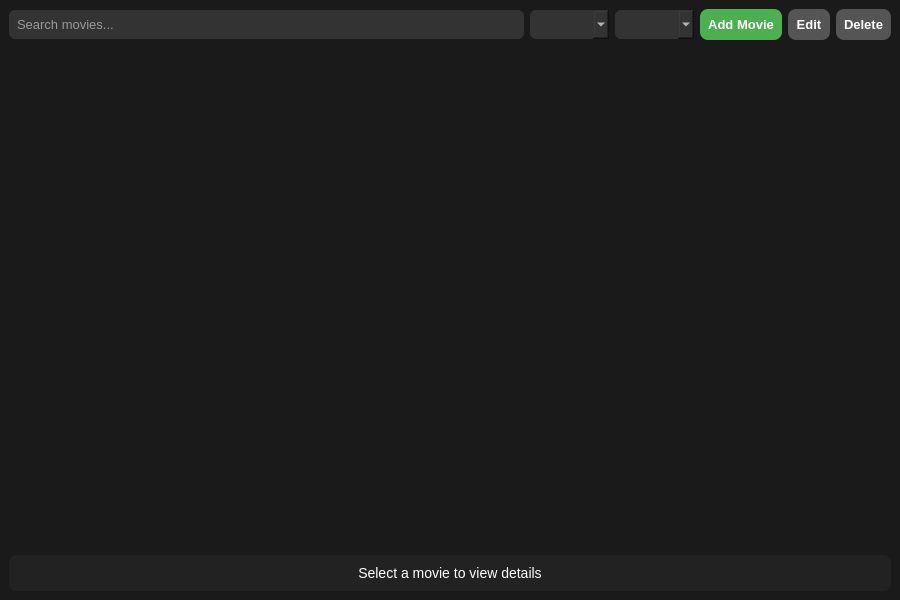
<?xml version="1.0" encoding="UTF-8"?>
<ui version="4.0">
 <class>MovieOrganizer</class>
 <widget class="QMainWindow" name="MovieOrganizer">
  <property name="geometry">
   <rect>
    <x>0</x>
    <y>0</y>
    <width>900</width>
    <height>600</height>
   </rect>
  </property>
  <property name="windowTitle">
   <string>Movie Collection Organizer</string>
  </property>
  <property name="styleSheet"><string>
QMainWindow { background-color: #1a1a1a; }
QLineEdit, QComboBox {
    background-color: #333;
    color: white;
    border-radius: 6px;
    padding: 6px;
    font-size: 13px;
}
QPushButton {
    background-color: #4CAF50;
    color: white;
    border-radius: 8px;
    padding: 8px;
    font-weight: bold;
    font-size: 13px;
}
QPushButton#editButton, QPushButton#deleteButton {
    background-color: #555;
}
QPushButton:hover {
    background-color: #45a049;
}
QPushButton#editButton:hover, QPushButton#deleteButton:hover {
    background-color: #666;
}
QLabel {
    color: white;
    font-size: 14px;
}
QScrollArea {
    background-color: transparent;
    border: none;
}
QWidget#carouselContainer {
    background-color: transparent;
}
QLabel#movieDetailsLabel {
    color:white;
    font-size:14px;
    padding:10px;
    background-color: #222;
    border-radius: 8px;
}

/* --- STYLES FOR DYNAMIC MOVIE CARDS --- */
QFrame#movieCard {
    background: #1e1e1e;
    border: 2px solid transparent;
    border-radius: 10px;
}
QFrame#movieCard:hover {
    background: #282828;
    border: 2px solid #e50914;
}
QFrame#movieCard[selected="true"] {
    background: #2f2f2f;
    border: 2px solid #f5c518;
    border-radius: 10px;
}
QFrame#movieCard[selected="true"]:hover {
    background: #383838;
    border: 2px solid #ffd700;
}
QLabel#moviePoster {
    color: #666;
    background-color: #111;
    border-radius: 8px;
    min-height: 160px;
}
QLabel#movieTitle {
    color: #e5e5e5;
    font-weight: bold;
    font-size: 13px;
    padding: 2px;
}
QFrame#movieCard:hover QLabel#movieTitle {
    color: #ffffff;
}
QLabel#movieRating {
    color: #f5c518;
    font-weight: 500;
    font-size: 12px;
}
QLabel#playOverlay {
    background-color: rgba(0, 0, 0, 0.45);
    color: #ffffff;
    font-size: 30px;
    border-radius: 8px;
}
/* --- END DYNAMIC STYLES --- */

</string></property>
  <widget class="QWidget" name="centralwidget">
   <layout class="QVBoxLayout" name="verticalLayout">

    <!-- Top bar -->
    <item>
     <layout class="QHBoxLayout" name="topBarLayout" >
      <item>
       <widget class="QLineEdit" name="searchEdit">
        <property name="placeholderText">
         <string>Search movies...</string>
        </property>
       </widget>
      </item>

      <item>
       <widget class="QComboBox" name="genreCombo"/>
      </item>

      <item>
       <widget class="QComboBox" name="sortCombo">
        <property name="toolTip"><string>Sort Movies By</string></property>
       </widget>
      </item>

      <item><widget class="QPushButton" name="addButton">
        <property name="text"><string>Add Movie</string></property>
       </widget></item>
      <item><widget class="QPushButton" name="editButton">
        <property name="text"><string>Edit</string></property>
       </widget></item>
      <item><widget class="QPushButton" name="deleteButton">
        <property name="text"><string>Delete</string></property>
       </widget></item>
     </layout>
    </item>

    <!-- Carousel Section -->
    <item>
     <widget class="QScrollArea" name="scrollArea">
      <property name="widgetResizable">
       <bool>true</bool>
      </property>
      <widget class="QWidget" name="carouselContainer">
       <layout class="QHBoxLayout" name="carouselLayout">
        <property name="spacing">
         <number>20</number>
        </property>
        <item>
         <spacer name="horizontalSpacer">
          <property name="orientation">
           <enum>Qt::Horizontal</enum>
          </property>
          <property name="sizeHint" stdset="0">
           <size>
            <width>40</width>
            <height>20</height>
           </size>
          </property>
         </spacer>
        </item>
       </layout>
      </widget>
     </widget>
    </item>

    <!-- Bottom Details -->
    <item>
     <widget class="QLabel" name="movieDetailsLabel">
      <property name="text">
       <string>Select a movie to view details</string>
      </property>
      <property name="alignment">
       <set>Qt::AlignCenter</set>
      </property>
     </widget>
    </item>

   </layout>
  </widget>
 </widget>
 <resources/>
 <connections/>
</ui>
